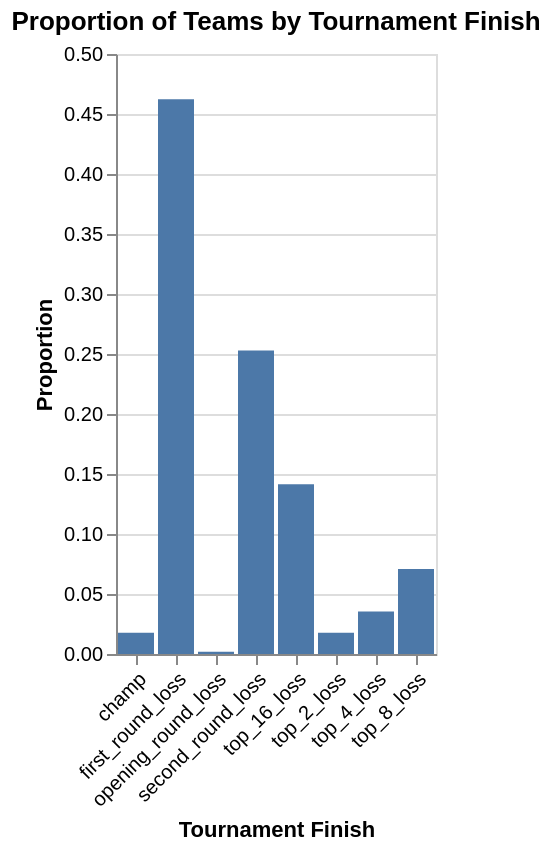

Notebook cell for this chart:
### Code cell
finish_prop = data_filtered["tourney_finish"].value_counts(normalize=True).reset_index()
finish_prop.columns = ["tourney_finish", "proportion"]
plot2 = alt.Chart(finish_prop).mark_bar().encode(
    x=alt.X("tourney_finish:N", title="Tournament Finish"),
    y=alt.Y("proportion:Q", title="Proportion")
).properties(
    title="Proportion of Teams by Tournament Finish"
)
plot2.configure_axisX(labelAngle=-45)

### Figure 1 — Vega-Lite specification as saved in the notebook (floating-point values rounded to 4 significant figures)
{"config": {"view": {"continuousWidth": 300, "continuousHeight": 300}, "axisX": {"labelAngle": -45}}, "data": {"name": "data-6ca8260789fd6455b358191f253b6748"}, "mark": {"type": "bar"}, "encoding": {"x": {"field": "tourney_finish", "title": "Tournament Finish", "type": "nominal"}, "y": {"field": "proportion", "title": "Proportion", "type": "quantitative"}}, "title": "Proportion of Teams by Tournament Finish", "$schema": "https://vega.github.io/schema/vega-lite/v5.20.1.json", "datasets": {"data-6ca8260789fd6455b358191f253b6748": [{"tourney_finish": "first_round_loss", "proportion": 0.4622}, {"tourney_finish": "second_round_loss", "proportion": 0.2529}, {"tourney_finish": "top_16_loss", "proportion": 0.1415}, {"tourney_finish": "top_8_loss", "proportion": 0.07075}, {"tourney_finish": "top_4_loss", "proportion": 0.03537}, {"tourney_finish": "top_2_loss", "proportion": 0.01769}, {"tourney_finish": "champ", "proportion": 0.01769}, {"tourney_finish": "opening_round_loss", "proportion": 0.001912}]}}
